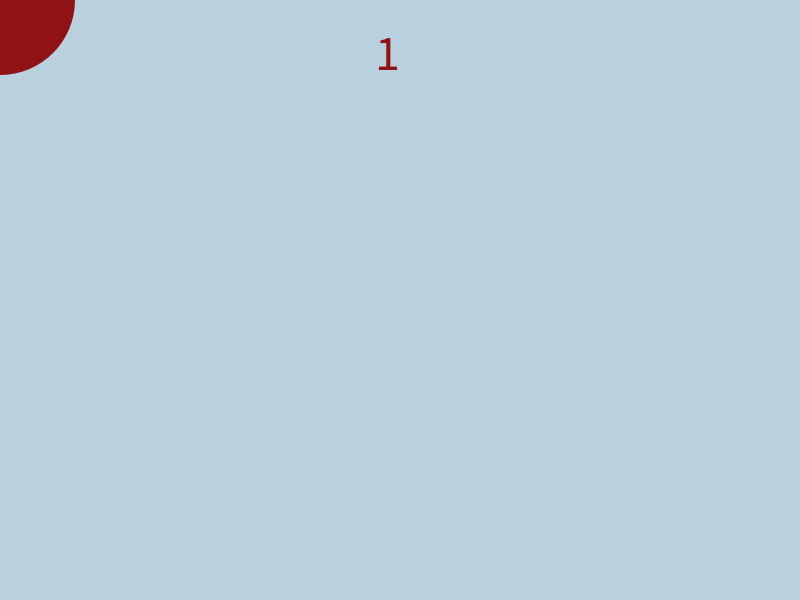
Frame 1 (no input)
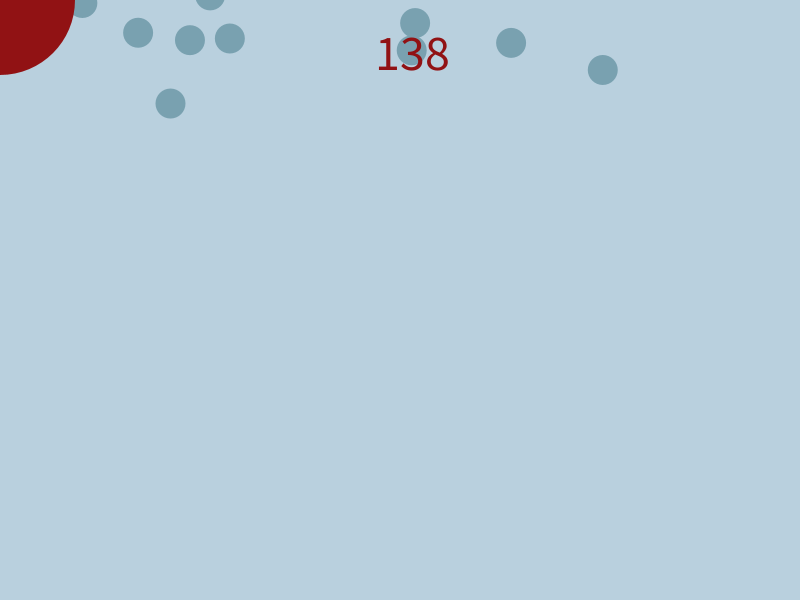
Frame 60 (the mouse pressed at the canvas centre just before this capture)
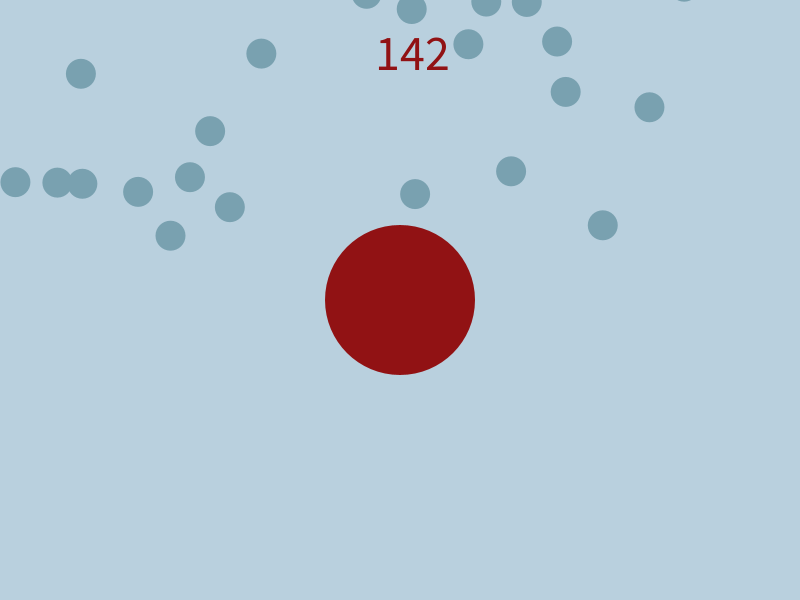
Frame 120 (the mouse held since frame 60 and released just before this capture)

The Processing sketch that drew these frames (run headless with seeded random() and noise(); from frame 60 on, the mouse is pressed at the canvas centre):

// Processing sketch: raindropGameCode
// ── raindropGameCode.pde
int count=50;
PVector mouse;   //declare a P
//Raindrop []r= new Raindrop[count];      //declare a new Raindrop called r
ArrayList<Raindrop> raindrops=new ArrayList<Raindrop>();
Catcher c;
int score;

// On your own, create an array of Raindrop objects instead of just one
// Use the array instead of the single object
// You can start out by just using the single Raindrop as you test


void setup() {
  size(800, 600);
  mouse = new PVector(); //initialize mouse PVector. value is irrelevant since it will be set at the start of void draw(){}
  for (int i= 0; i<count; i++) {
    raindrops.add(new Raindrop(random(width), random(-height, 0)));   //Initialize r. The parameters used are the initial x and y positions (constructor)
  }
  c= new Catcher(150);
  score=0;
}

void draw() {
  mouse.set(mouseX, mouseY);             //set value of mouse as mouseX,mouseY
  background(185, 208, 222);
  for (int i= 0; i<count; i++) {
    Raindrop r = raindrops.get(i);
    r.fall();         //make the raindrop fall. It should accelerate as if pulled towards the ground by earth's gravity
    r.display();      //display the raindrop
    if (r.isInContactWith(c)) {      //check to see if the raindrop is in contact with the point represented by the PVector called mouse
      r.reset();                         //if it is, reset the raindrop
      score=score+1;
    }
    if (r.loc.y > height + r.diam/2) {     //check to see if the raindrop goes below the bottom of the screen
      r.reset();                           //if it does, reset the raindrop
    }
  }
  c.display();
  c.update();
  textSize(50);
  text(score, 375,70);
}
// ── catcher.pde
class Catcher {
  PVector loc; //declare vector
  int diam; //declare variable

  Catcher(int tDiam) {
    //in constructor, initialize variable and vector
    diam=tDiam;
    loc=new PVector();
  }
  void display() {
    //draw the catcher (a red circle)
    fill(145, 18, 20);
    noStroke();
    ellipse(loc.x, loc.y, diam, diam);
  }
  void update() {
    //update location of catcher to the mouse
    loc.set(mouseX, mouseY);
  }
}
// ── raindrop.pde
class Raindrop {
  PVector loc, vel, acc; //initialize vectors
  int diam; //intialize variable
  color c;
  Raindrop(float x, float y) {
    loc= new PVector(x, y);
    vel=new PVector(0, 2);
    acc= new PVector(0, random(0, .01));
    c=color(121, 161, 176);
    diam=30;
  }
  void display() {
    //draw the raindrop
    fill(c);
    noStroke();
    ellipse(loc.x, loc.y, diam, diam);
  }
  void fall() {
    //add movement to the raindrop
    loc.add(vel);
    vel.add(acc);
  }
  boolean isInContactWith(Catcher c) {
    boolean a;
    if (loc.dist(c.loc) < diam/2+c.diam/2) {
      return a= true;
    } else {
      return a=false;
    }
  }
  void reset() {
    loc.y=0;
    vel.set(0, 3);
  }
}
